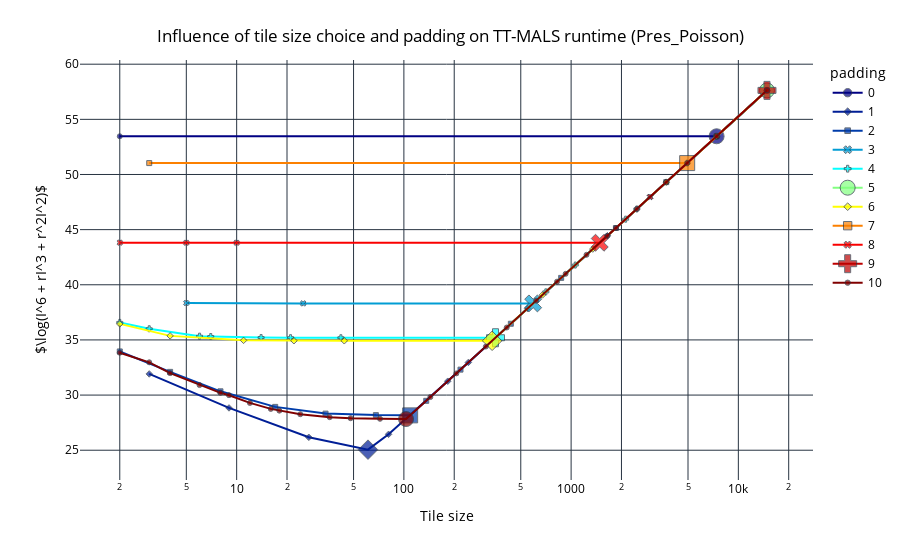

The code cell stored with this chart in its notebook:
### Code cell
line_plot_padding_tile_size_tt_mals_runtime_per_matrix(padding_df, "Pres_Poisson")

### Figure 1 — Plotly figure (JSON) as saved in the notebook; plotly's stock layout.template omitted (floating-point values rounded to 4 significant figures)
{"data": [{"hovertemplate": "padding=0<br>Tile size=%{x}<br>log_obj_func=%{y}<extra></extra>", "legendgroup": "0", "line": {"color": "rgb(0, 0, 131)", "dash": "solid"}, "marker": {"symbol": "circle", "size": [5, 15, 5]}, "mode": "lines+markers", "name": "0", "orientation": "v", "showlegend": true, "x": [2.0, 7411.0, 14820.0], "xaxis": "x", "y": [53.46, 53.46, 57.62], "yaxis": "y", "type": "scatter"}, {"hovertemplate": "padding=1<br>Tile size=%{x}<br>log_obj_func=%{y}<extra></extra>", "legendgroup": "1", "line": {"color": "rgb(0, 30, 150)", "dash": "solid"}, "marker": {"symbol": "diamond", "size": [5, 5, 5, 15, 5, 5, 5, 5, 5, 5, 5]}, "mode": "lines+markers", "name": "1", "orientation": "v", "showlegend": true, "x": [3.0, 9.0, 27.0, 61.0, 81.0, 183.0, 243.0, 549.0, 1647.0, 4941.0, 14820.0], "xaxis": "x", "y": [31.92, 28.84, 26.17, 25.05, 26.44, 31.26, 32.96, 37.85, 44.44, 51.03, 57.62], "yaxis": "y", "type": "scatter"}, {"hovertemplate": "padding=2<br>Tile size=%{x}<br>log_obj_func=%{y}<extra></extra>", "legendgroup": "2", "line": {"color": "rgb(0, 60, 170)", "dash": "solid"}, "marker": {"symbol": "square", "size": [5, 5, 5, 5, 5, 5, 15, 5, 5, 5, 5, 5, 5, 5, 5]}, "mode": "lines+markers", "name": "2", "orientation": "v", "showlegend": true, "x": [2.0, 4.0, 8.0, 17.0, 34.0, 68.0, 109.0, 136.0, 218.0, 436.0, 872.0, 1853.0, 3706.0, 7412.0, 14820.0], "xaxis": "x", "y": [33.96, 32.11, 30.34, 28.93, 28.32, 28.18, 28.16, 29.48, 32.31, 36.47, 40.62, 45.15, 49.31, 53.47, 57.62], "yaxis": "y", "type": "scatter"}, {"hovertemplate": "padding=3<br>Tile size=%{x}<br>log_obj_func=%{y}<extra></extra>", "legendgroup": "3", "line": {"color": "rgb(2, 157, 212)", "dash": "solid"}, "marker": {"symbol": "x", "size": [5, 5, 15, 5, 5]}, "mode": "lines+markers", "name": "3", "orientation": "v", "showlegend": true, "x": [5.0, 25.0, 593.0, 2965.0, 14820.0], "xaxis": "x", "y": [38.35, 38.31, 38.31, 47.97, 57.62], "yaxis": "y", "type": "scatter"}, {"hovertemplate": "padding=4<br>Tile size=%{x}<br>log_obj_func=%{y}<extra></extra>", "legendgroup": "4", "line": {"color": "rgb(5, 255, 255)", "dash": "solid"}, "marker": {"symbol": "cross", "size": [5, 5, 5, 5, 5, 5, 5, 15, 5, 5, 5, 5, 5, 5, 5]}, "mode": "lines+markers", "name": "4", "orientation": "v", "showlegend": true, "x": [2.0, 3.0, 6.0, 7.0, 14.0, 21.0, 42.0, 353.0, 706.0, 1059.0, 2118.0, 2471.0, 4942.0, 7413.0, 14830.0], "xaxis": "x", "y": [36.59, 36.01, 35.34, 35.31, 35.22, 35.21, 35.2, 35.2, 39.36, 41.79, 45.95, 46.87, 51.03, 53.47, 57.62], "yaxis": "y", "type": "scatter"}, {"hovertemplate": "padding=5<br>Tile size=%{x}<br>log_obj_func=%{y}<extra></extra>", "legendgroup": "5", "line": {"color": "rgb(130, 255, 128)", "dash": "solid"}, "marker": {"symbol": "circle", "size": [15]}, "mode": "lines+markers", "name": "5", "orientation": "v", "showlegend": true, "x": [14830.0], "xaxis": "x", "y": [57.63], "yaxis": "y", "type": "scatter"}, {"hovertemplate": "padding=6<br>Tile size=%{x}<br>log_obj_func=%{y}<extra></extra>", "legendgroup": "6", "line": {"color": "rgb(255, 255, 0)", "dash": "solid"}, "marker": {"symbol": "diamond", "size": [5, 5, 5, 5, 5, 15, 5, 5, 5, 5, 5]}, "mode": "lines+markers", "name": "6", "orientation": "v", "showlegend": true, "x": [2.0, 4.0, 11.0, 22.0, 44.0, 337.0, 674.0, 1348.0, 3707.0, 7414.0, 14830.0], "xaxis": "x", "y": [36.45, 35.37, 34.96, 34.93, 34.92, 34.92, 39.08, 43.24, 49.31, 53.47, 57.63], "yaxis": "y", "type": "scatter"}, {"hovertemplate": "padding=7<br>Tile size=%{x}<br>log_obj_func=%{y}<extra></extra>", "legendgroup": "7", "line": {"color": "rgb(252, 128, 0)", "dash": "solid"}, "marker": {"symbol": "square", "size": [5, 15, 5]}, "mode": "lines+markers", "name": "7", "orientation": "v", "showlegend": true, "x": [3.0, 4943.0, 14830.0], "xaxis": "x", "y": [51.03, 51.03, 57.63], "yaxis": "y", "type": "scatter"}, {"hovertemplate": "padding=8<br>Tile size=%{x}<br>log_obj_func=%{y}<extra></extra>", "legendgroup": "8", "line": {"color": "rgb(250, 0, 0)", "dash": "solid"}, "marker": {"symbol": "x", "size": [5, 5, 5, 15, 5, 5, 5]}, "mode": "lines+markers", "name": "8", "orientation": "v", "showlegend": true, "x": [2.0, 5.0, 10.0, 1483.0, 2966.0, 7415.0, 14830.0], "xaxis": "x", "y": [43.82, 43.81, 43.81, 43.81, 47.97, 53.47, 57.63], "yaxis": "y", "type": "scatter"}, {"hovertemplate": "padding=9<br>Tile size=%{x}<br>log_obj_func=%{y}<extra></extra>", "legendgroup": "9", "line": {"color": "rgb(189, 0, 0)", "dash": "solid"}, "marker": {"symbol": "cross", "size": [15]}, "mode": "lines+markers", "name": "9", "orientation": "v", "showlegend": true, "x": [14830.0], "xaxis": "x", "y": [57.63], "yaxis": "y", "type": "scatter"}, {"hovertemplate": "padding=10<br>Tile size=%{x}<br>log_obj_func=%{y}<extra></extra>", "legendgroup": "10", "line": {"color": "rgb(128, 0, 0)", "dash": "solid"}, "marker": {"symbol": "circle", "size": [5, 5, 5, 5, 5, 5, 5, 5, 5, 5, 5, 5, 5, 15, 5, 5, 5, 5, 5, 5, 5, 5, 5, 5, 5, 5, 5, 5, 5]}, "mode": "lines+markers", "name": "10", "orientation": "v", "showlegend": true, "x": [2.0, 3.0, 4.0, 6.0, 8.0, 9.0, 12.0, 16.0, 18.0, 24.0, 36.0, 48.0, 72.0, 103.0, 144.0, 206.0, 309.0, 412.0, 618.0, 824.0, 927.0, 1236.0, 1648.0, 1854.0, 2472.0, 3708.0, 4944.0, 7416.0, 14830.0], "xaxis": "x", "y": [33.84, 32.97, 31.99, 30.91, 30.21, 29.99, 29.29, 28.75, 28.59, 28.26, 28.0, 27.9, 27.85, 27.83, 29.82, 31.97, 34.4, 36.13, 38.56, 40.29, 40.99, 42.72, 44.44, 45.15, 46.88, 49.31, 51.04, 53.47, 57.63], "yaxis": "y", "type": "scatter"}], "layout": {"xaxis": {"anchor": "y", "domain": [0.0, 1.0], "title": {"text": "Tile size"}, "type": "log"}, "yaxis": {"anchor": "x", "domain": [0.0, 1.0], "title": {"text": "$\\log(I^6 + rI^3 + r^2I^2)$"}}, "legend": {"title": {"text": "padding"}, "tracegroupgap": 0}, "margin": {"t": 60}, "title": {"text": "Influence of tile size choice and padding on TT-MALS runtime (Pres_Poisson)", "x": 0.5, "xanchor": "center", "yanchor": "top"}, "font": {"color": "black"}, "plot_bgcolor": "white", "paper_bgcolor": "white"}}
